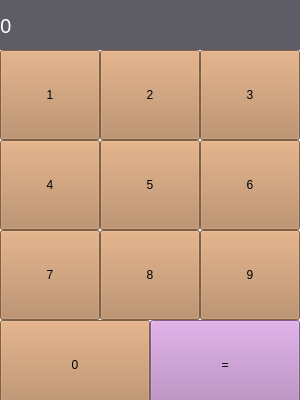
<?xml version="1.0" encoding="UTF-8"?>
<ui version="4.0">
 <class>MainWindow</class>
 <widget class="QMainWindow" name="MainWindow">
  <property name="geometry">
   <rect>
    <x>0</x>
    <y>0</y>
    <width>300</width>
    <height>400</height>
   </rect>
  </property>
  <property name="windowTitle">
   <string>Калькулятор</string>
  </property>
  <widget class="QWidget" name="centralwidget">
   <widget class="QPushButton" name="btn_zero">
    <property name="geometry">
     <rect>
      <x>0</x>
      <y>320</y>
      <width>150</width>
      <height>90</height>
     </rect>
    </property>
    <property name="styleSheet">
     <string notr="true">background-color: rgb(181, 131, 90);</string>
    </property>
    <property name="text">
     <string>0</string>
    </property>
   </widget>
   <widget class="QLabel" name="label">
    <property name="geometry">
     <rect>
      <x>0</x>
      <y>0</y>
      <width>300</width>
      <height>50</height>
     </rect>
    </property>
    <property name="font">
     <font>
      <family>Noto Serif Hebrew</family>
      <pointsize>15</pointsize>
     </font>
    </property>
    <property name="styleSheet">
     <string notr="true">background-color: rgb(94, 92, 100);
color: rgb(255, 255, 255);</string>
    </property>
    <property name="text">
     <string>0</string>
    </property>
    <property name="margin">
     <number>10</number>
    </property>
   </widget>
   <widget class="QPushButton" name="btn_equal">
    <property name="geometry">
     <rect>
      <x>150</x>
      <y>320</y>
      <width>150</width>
      <height>90</height>
     </rect>
    </property>
    <property name="styleSheet">
     <string notr="true">background-color: rgb(181, 131, 190);</string>
    </property>
    <property name="text">
     <string>=</string>
    </property>
   </widget>
   <widget class="QPushButton" name="btn_7">
    <property name="geometry">
     <rect>
      <x>0</x>
      <y>230</y>
      <width>100</width>
      <height>90</height>
     </rect>
    </property>
    <property name="styleSheet">
     <string notr="true">background-color: rgb(181, 131, 90);</string>
    </property>
    <property name="text">
     <string>7</string>
    </property>
   </widget>
   <widget class="QPushButton" name="btn_4">
    <property name="geometry">
     <rect>
      <x>0</x>
      <y>140</y>
      <width>100</width>
      <height>90</height>
     </rect>
    </property>
    <property name="styleSheet">
     <string notr="true">background-color: rgb(181, 131, 90);</string>
    </property>
    <property name="text">
     <string>4</string>
    </property>
   </widget>
   <widget class="QPushButton" name="btn_1">
    <property name="geometry">
     <rect>
      <x>0</x>
      <y>50</y>
      <width>100</width>
      <height>90</height>
     </rect>
    </property>
    <property name="styleSheet">
     <string notr="true">background-color: rgb(181, 131, 90);</string>
    </property>
    <property name="text">
     <string>1</string>
    </property>
   </widget>
   <widget class="QPushButton" name="btn_2">
    <property name="geometry">
     <rect>
      <x>100</x>
      <y>50</y>
      <width>100</width>
      <height>90</height>
     </rect>
    </property>
    <property name="styleSheet">
     <string notr="true">background-color: rgb(181, 131, 90);</string>
    </property>
    <property name="text">
     <string>2</string>
    </property>
   </widget>
   <widget class="QPushButton" name="btn_5">
    <property name="geometry">
     <rect>
      <x>100</x>
      <y>140</y>
      <width>100</width>
      <height>90</height>
     </rect>
    </property>
    <property name="styleSheet">
     <string notr="true">background-color: rgb(181, 131, 90);</string>
    </property>
    <property name="text">
     <string>5</string>
    </property>
   </widget>
   <widget class="QPushButton" name="btn_8">
    <property name="geometry">
     <rect>
      <x>100</x>
      <y>230</y>
      <width>100</width>
      <height>90</height>
     </rect>
    </property>
    <property name="styleSheet">
     <string notr="true">background-color: rgb(181, 131, 90);</string>
    </property>
    <property name="text">
     <string>8</string>
    </property>
   </widget>
   <widget class="QPushButton" name="btn_3">
    <property name="geometry">
     <rect>
      <x>200</x>
      <y>50</y>
      <width>100</width>
      <height>90</height>
     </rect>
    </property>
    <property name="styleSheet">
     <string notr="true">background-color: rgb(181, 131, 90);</string>
    </property>
    <property name="text">
     <string>3</string>
    </property>
   </widget>
   <widget class="QPushButton" name="btn_6">
    <property name="geometry">
     <rect>
      <x>200</x>
      <y>140</y>
      <width>100</width>
      <height>90</height>
     </rect>
    </property>
    <property name="styleSheet">
     <string notr="true">background-color: rgb(181, 131, 90);</string>
    </property>
    <property name="text">
     <string>6</string>
    </property>
   </widget>
   <widget class="QPushButton" name="btn_9">
    <property name="geometry">
     <rect>
      <x>200</x>
      <y>230</y>
      <width>100</width>
      <height>90</height>
     </rect>
    </property>
    <property name="styleSheet">
     <string notr="true">background-color: rgb(181, 131, 90);</string>
    </property>
    <property name="text">
     <string>9</string>
    </property>
   </widget>
  </widget>
 </widget>
 <resources/>
 <connections/>
</ui>
